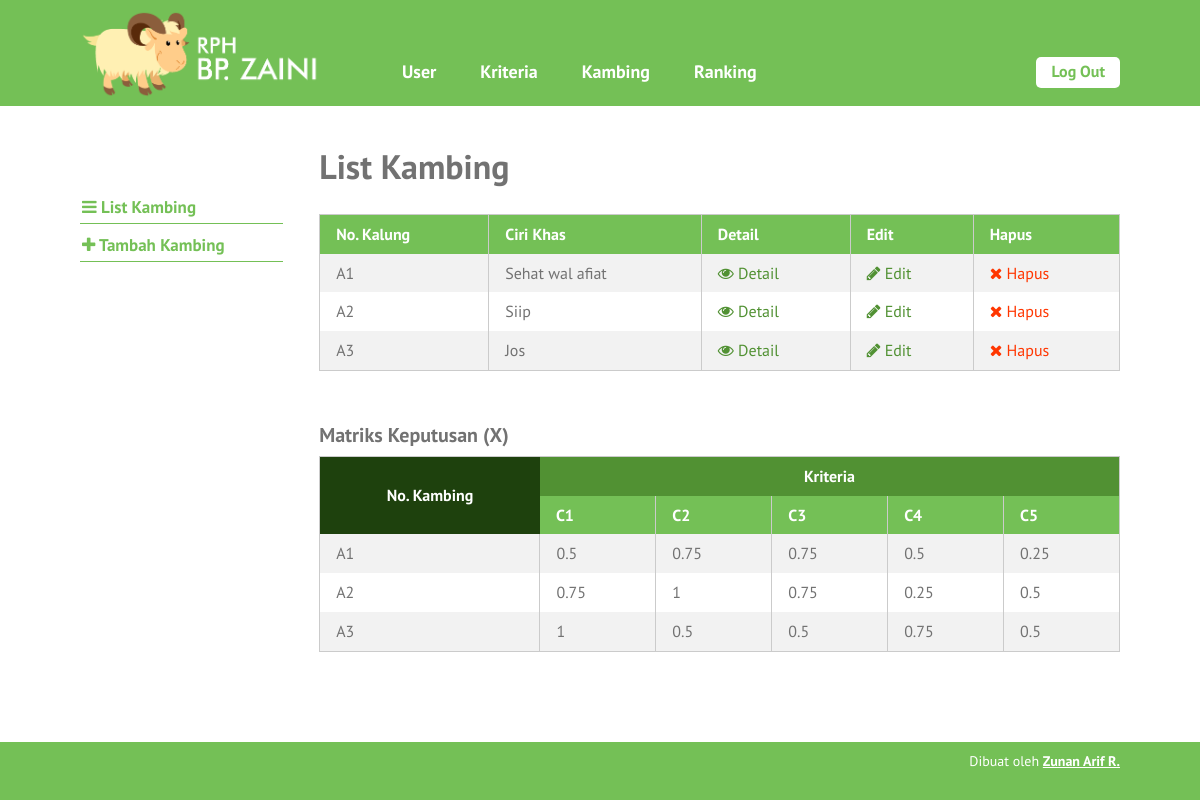
The app's page /list-kambing.php (signed in) with its own data.
### tables this page shows
CREATE TABLE `kambing` (
  `id_kambing` int(10) NOT NULL,
  `no_kalung` varchar(6) NOT NULL,
  `ciri_khas` text NOT NULL,
  `tanggal_input` date NOT NULL
);

CREATE TABLE `kriteria` (
  `id_kriteria` int(10) NOT NULL,
  `nama` varchar(30) NOT NULL,
  `type` enum('benefit','cost') NOT NULL,
  `bobot` float NOT NULL,
  `ada_pilihan` tinyint(1) DEFAULT NULL,
  `urutan_order` int(2) NOT NULL
);

CREATE TABLE `nilai_kambing` (
  `id_nilai_kambing` int(11) NOT NULL,
  `id_kambing` int(10) NOT NULL,
  `id_kriteria` int(10) NOT NULL,
  `nilai` float NOT NULL
);

### list-kambing.php (the view, shortened to what this page needs)
<?php require_once('includes/init.php'); ?>
<?php
require_once('template-parts/header.php');
?>
	<div class="main-content-row">
	<div class="container clearfix">
		<?php include_once('template-parts/sidebar-kambing.php'); ?>
		<div class="main-content the-content">
			<h1>List Kambing</h1>
			<?php
			$query = $pdo->prepare('SELECT * FROM kambing');
			$query->execute();
			$query->setFetchMode(PDO::FETCH_ASSOC);
			if($query->rowCount() > 0):
			?>
			<table class="pure-table pure-table-striped">
				<thead>
					<tr>
						<th>No. Kalung</th>
						<th>Ciri Khas</th>
						<th>Detail</th>
						<th>Edit</th>
						<th>Hapus</th>
					</tr>
				</thead>
				<tbody>
					<?php while($hasil = $query->fetch()): ?>
						<tr>
							<td><?php echo $hasil['no_kalung']; ?></td>
							<td><?php echo $hasil['ciri_khas']; ?></td>
							<td><a href="single-kambing.php?id=<?php echo $hasil['id_kambing']; ?>"><span class="fa fa-eye"></span> Detail</a></td>
							<td><a href="edit-kambing.php?id=<?php echo $hasil['id_kambing']; ?>"><span class="fa fa-pencil"></span> Edit</a></td>
							<td><a href="hapus-kambing.php?id=<?php echo $hasil['id_kambing']; ?>" class="red yaqin-hapus"><span class="fa fa-times"></span> Hapus</a></td>
						</tr>
					<?php endwhile; ?>
				</tbody>
			</table>
			<?php
			$query = $pdo->prepare('SELECT id_kriteria, nama, type, bobot FROM kriteria
				ORDER BY urutan_order ASC');
			$query->execute();
			$kriterias = $query->fetchAll(PDO::FETCH_GROUP|PDO::FETCH_UNIQUE);
			$query2 = $pdo->prepare('SELECT id_kambing, no_kalung FROM kambing');
			$query2->execute();
			$query2->setFetchMode(PDO::FETCH_ASSOC);
			$kambings = $query2->fetchAll();
			?>
			<h3>Matriks Keputusan (X)</h3>
			<table class="pure-table pure-table-striped">
				<thead>
					<tr class="super-top">
						<th rowspan="2" class="super-top-left">No. Kambing</th>
						<th colspan="<?php echo count($kriterias); ?>">Kriteria</th>
					</tr>
					<tr>
						<?php foreach($kriterias as $kriteria ): ?>
							<th><?php echo $kriteria['nama']; ?></th>
						<?php endforeach; ?>
					</tr>
				</thead>
				<tbody>
					<?php foreach($kambings as $kambing): ?>
						<tr>
							<td><?php echo $kambing['no_kalung']; ?></td>
							<?php
							$query3 = $pdo->prepare('SELECT id_kriteria, nilai FROM nilai_kambing
								WHERE id_kambing = :id_kambing');
							$query3->execute(array(
								'id_kambing' => $kambing['id_kambing']
							));
							$query3->setFetchMode(PDO::FETCH_ASSOC);
							$nilais = $query3->fetchAll(PDO::FETCH_GROUP|PDO::FETCH_UNIQUE);
							foreach($kriterias as $id_kriteria => $values):
								echo '<td>';
								if(isset($nilais[$id_kriteria])) {
									echo $nilais[$id_kriteria]['nilai'];
									$kriterias[$id_kriteria]['nilai'][$kambing['id_kambing']] = $nilais[$id_kriteria]['nilai'];
								} else {
									echo 0;
									$kriterias[$id_kriteria]['nilai'][$kambing['id_kambing']] = 0;
								}
								if(isset($kriterias[$id_kriteria]['tn_kuadrat'])){
									$kriterias[$id_kriteria]['tn_kuadrat'] += pow($kriterias[$id_kriteria]['nilai'][$kambing['id_kambing']], 2);
								} else {
									$kriterias[$id_kriteria]['tn_kuadrat'] = pow($kriterias[$id_kriteria]['nilai'][$kambing['id_kambing']], 2);
								}
								echo '</td>';
							endforeach;
							?>
						</tr>
					<?php endforeach; ?>
				</tbody>
			</table>
			<?php else: ?>
				<p>Maaf, belum ada data untuk kambing.</p>
			<?php endif; ?>
		</div>
	</div>
	</div>
<?php
require_once('template-parts/footer.php');

### stylesheets/style.css (style rules this page uses)
html,body,div,span,applet,object,iframe,h1,h2,h3,h4,h5,h6,p,blockquote,pre,a,abbr,acronym,address,big,cite,code,del,dfn,em,img,ins,kbd,q,s,samp,small,strike,strong,sub,sup,tt,var,b,u,i,center,dl,dt,dd,ol,ul,li,fieldset,form,label,legend,table,caption,tbody,tfoot,thead,tr,th,td,article,aside,canvas,details,embed,figure,figcaption,footer,header,hgroup,menu,nav,output,ruby,section,summary,time,mark,audio,video { margin:0;padding:0;border:0;font-size:100%;vertical-align:baseline }
body { line-height:1 }
table { border-collapse:collapse;border-spacing:0 }
*,*:before,*:after { -moz-box-sizing:border-box;-webkit-box-sizing:border-box;box-sizing:border-box }
.clearfix:before,.clearfix:after { content:" ";display:table }
.clear,.clearfix:after { clear:both }
a { color:#74c056;text-decoration:none }
.container { max-width:1100px;margin:0 auto;position:relative;padding:0 30px }
body { background:#74c056;font-family:"PT Sans",sans-serif;color:#727272;font-size:14px;line-height:1.3;font-weight:500 }
h1,h2,h3,h4,h5,h6 { font-weight:300 }
.pure-table { border-collapse:collapse;border-spacing:0;empty-cells:show;border:1px solid #cbcbcb;width:100% }
.pure-table td,.pure-table th { border-left:1px solid #cbcbcb;border-width:0 0 0 1px;font-size:inherit;margin:0;overflow:visible;padding:0.5em 1em }
.pure-table tr.super-top th { background:#519133;color:#fff;text-align:center;vertical-align:middle;border:0 }
.pure-table tr.super-top th.super-top-left { background:#1e410d }
.pure-table th.super-top-left { background:#1e410d }
.pure-table td:first-child,.pure-table th:first-child { border-left-width:0 }
.pure-table thead { background-color:#74c056;color:#fff;text-align:left;vertical-align:bottom }
.pure-table thead th { color:#fff }
.pure-table td { background-color:transparent }
.pure-table-striped tr:nth-child(2n-1) td { background-color:#f2f2f2 }
.the-content { font-size:16px;line-height:1.42857 }
.the-content a { color:#519133 }
.the-content h1,.the-content h2,.the-content h3,.the-content h4,.the-content h5,.the-content h6 { font-weight:700 }
.the-content h1 { font-size:34px;margin:0.8em 0 0.8em;padding:0;line-height:1.2 }
.the-content h3 { font-size:20px;margin:0.8em 0 0.3em }
.the-content blockquote,.the-content table,.the-content p,.the-content ul,.the-content ol,.the-content dd,.the-content pre,.the-content iframe,.the-content .flxmap-container,.the-content hr { margin-bottom:1em }
.the-content table { margin-bottom:50px }
.the-content>h1:first-child,.the-content>h3:first-child,.the-content>h2:first-child { margin-top:0 }
.fa { display:inline-block;font:normal normal normal 14px/1 FontAwesome;font-size:inherit;text-rendering:auto;-webkit-font-smoothing:antialiased;-moz-osx-font-smoothing:grayscale }
.fa-remove:before,.fa-close:before,.fa-times:before { content:"\f00d" }
.fa-pencil:before { content:"\f040" }
.fa-eye:before { content:"\f06e" }
button,a { -webkit-transition:all .2s ease;-moz-transition:all .2s ease;-o-transition:all .2s ease;transition:all 0.2s ease }
span.red,a.red,.the-content span.red,.the-content a.red { color:#ff3600 }
.main-content { float:right;width:77%;padding:40px 0 }

### records on screen
kambing: no_kalung "A1", ciri_khas "Sehat wal afiat"
kambing: no_kalung "A2", ciri_khas "Siip"
kambing: no_kalung "A3", ciri_khas "Jos"
kriteria: nama "C1", nilai "1"
kriteria: nama "C2", nilai "0.75"
kriteria: nama "C3", nilai "0.5"
kriteria: nama "C4", nilai "0.25"
kriteria: nama "C5", nilai "0.5"
nilai_kambing: nilai "0.5"
nilai_kambing: nilai "0.75"
nilai_kambing: nilai "0.5"
nilai_kambing: nilai "0.25"
nilai_kambing: nilai "0.75"
nilai_kambing: nilai "1"
nilai_kambing: nilai "0.5"
nilai_kambing: nilai "0.75"
